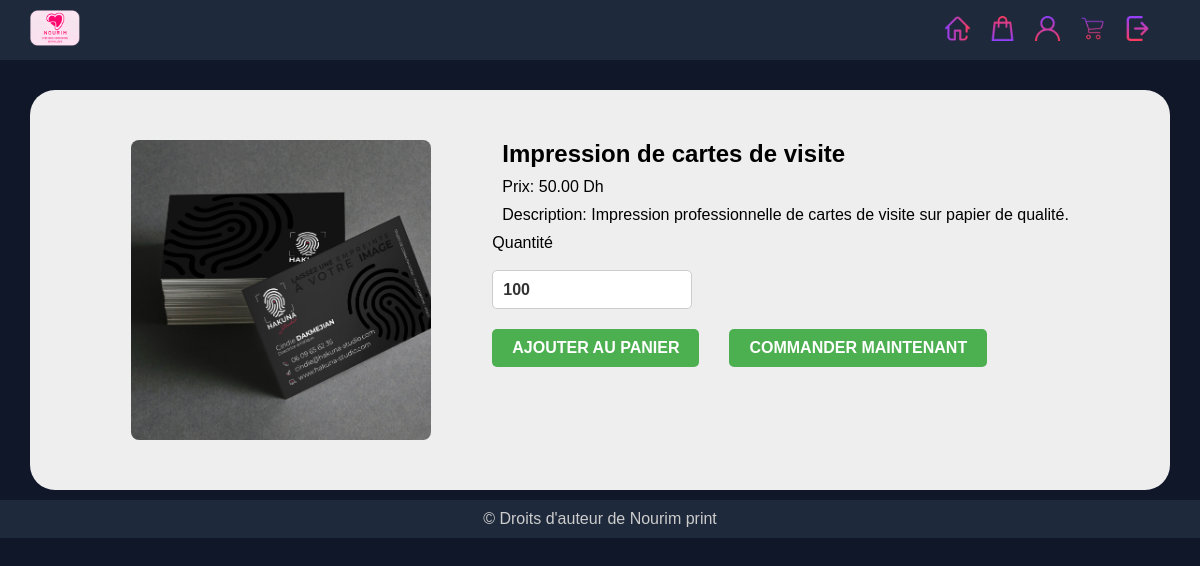
Screenshot of /service_info.php?id=6 (signed in) with the database file from the repository.
### tables this page shows
CREATE TABLE `services` (
  `service_id` int(11) NOT NULL,
  `user_id` int(11) NOT NULL,
  `nom_service` varchar(255) NOT NULL,
  `description` text NOT NULL,
  `prix` decimal(10,2) NOT NULL,
  `photo` varchar(100) NOT NULL,
  `disponibilite` tinyint(1) NOT NULL
);

### service_info.php (the view, shortened to what this page needs)
<?php
if (isset($_GET['id'])) {
    include("connect.php");
    $service_id = $_GET['id'];
    $stmt = $con->prepare("SELECT * FROM services WHERE service_id = ?");
    $stmt->execute([$service_id]);
    $service = $stmt->fetch(PDO::FETCH_ASSOC);
} else {
    header("Location: error.php");
    exit;
}
?>
<!DOCTYPE html>
<html lang="fr">
<head>
    <link rel="stylesheet" href="service_info.css">
</head>
<body>
    <?php
    echo "<nav>
            <a href='index.php'><img src='media/homepage/nourim.png' alt='logo' class='navlogo'></a>
            <div>
            <div class='navbar-toggle' onclick='toggleNavbar()'>
                <div></div>
                <div></div>
                <div></div>
            </div>
            <ul id='navbar-links'> ";
    echo "
    <li><a href='index.php'><img src='media/homepage/home.png' alt='' width='25px' title='Home'></a></li>
    <li><a href='commande.php'><img src='media/homepage/commande.png' alt='' width='25px' title='Commande'></a></li>";
    echo "<li><a href='profil.php'><img src='media/homepage/user.png' alt='' width='25px' title='Profil'></a></li>";
    echo "<li><a href='panier.php'><img src='media/homepage/shopping-cart.png' alt='' width='25px' title='Shopping Cart'></a></li>";
    echo "<li><a href='logout.php'><img src='media/homepage/logout.png' alt='' width='25px' title='Logout'></a></li>";
    echo "</ul>
            </div>
            </nav>
            ";
    echo "<div class='main'>";
    if ($service) {
        echo "<section class='service'>";
        echo "<img src='" . $service['photo'] . "' alt='" . $service['nom_service'] . "'>";
        echo "<div class='det'>";
        echo "<h1 class='m' >" . $service['nom_service'] . "</h1>";
        echo "<p class='m' >Prix: " . $service['prix'] . " Dh</p>";
        echo "<p class='m' >Description: " . $service['description'] . "</p>";
        echo "<form method='POST'>";
        echo "<label for='quantite'>Quantité</label><br>";
        echo "<select class='select-style' name='quantite'>";
        echo "<option value='1'>100</option>";
        echo "</select>";
        echo "<div>";
        echo "<button class='btn m-r' type='submit' name='add_to_cart'>Ajouter au panier</button>";
        echo "<button class='btn' type='submit' name='checkout'>Commander maintenant</button>";
        echo "</div>";
        echo "</form>";
        echo "</div>";
        echo "</section>";
    } else {
        echo "Le service demandé n'existe pas.";
    }
    echo "</div>";
    ?>
<footer> &copy; Droits d'auteur de Nourim print </footer>
</body>
</html>

### service_info.css (style rules this page uses)
* { margin: 0; padding: 0; box-sizing: border-box; }
body { background-color: #101728; color: white; font-family: Arial, sans-serif; overflow-x: hidden; }
nav { background-color: #1e293b; padding: 10px 30px; display: flex; align-items: center; justify-content: space-between; position: fixed; top: 0; width: 100%; z-index: 1000; }
#navbar-links { list-style-type: none; margin: 0; padding: 0; display: flex; justify-content: flex-end; align-items: center; }
#navbar-links li { margin-right: 20px; }
.navlogo { width: 50px; }
nav ul { list-style-type: none; margin: 0; padding: 0; display: flex; justify-content: flex-end; }
nav ul li { margin-right: 20px; cursor: pointer; }
.main { margin-top: 90px; }
.service { background-color: #eeeeee; padding: 40px; margin: 10px; display: flex; justify-content: space-evenly; flex-wrap: wrap; margin-left: 30px; margin-right: 30px; border-radius: 25px; }
.service img { width: 300px; height: 300px; object-fit: cover; border-radius: 8px; margin-right: 20px; margin: 10px; }
.service div { color: black; }
.service div form { display: flex; justify-content: space-between; flex-direction: column; flex-wrap: wrap; }
.select-style { display: inline-block; width: 200px; padding: 10px; font-size: 16px; font-weight: bold; color: #333; border: 1px solid #ccc; border-radius: 5px; background-color: #fff; appearance: none; -webkit-appearance: none; -moz-appearance: none; }
form select { width: 150px; }
form div { display: flex; flex-wrap: wrap; }
.btn { display: inline-block; padding: 10px 20px; font-size: 16px; font-weight: bold; text-transform: uppercase; color: #fff; background-color: #4CAF50; border: none; border-radius: 5px; cursor: pointer; transition: background-color 0.3s ease; margin-top : 20px; }
.m-r { margin-right: 30px ; }
.m { margin: 10px; }
footer { background-color: #1e293b; color: #ccc; text-align: center; padding: 10px; width: 100%; bottom: 0; }

### rows the page displays
services: photo (picture), nom_service "Impression de cartes de visite", prix "50.00", description "Impression professionnelle de cartes de visite sur papier de qualité."
